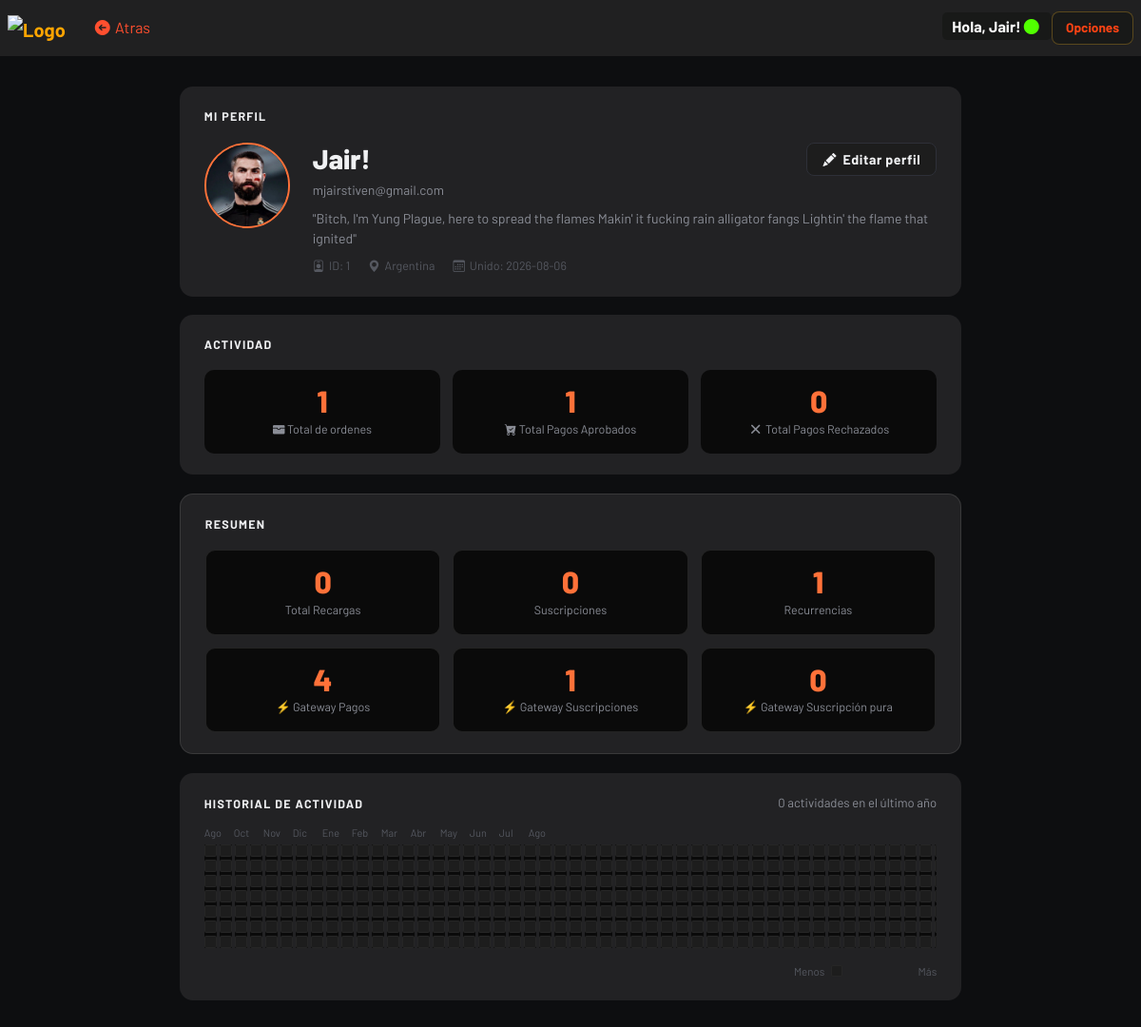
The app's page /views/profile/index.php (signed in) with its own data.
### tables this page shows
CREATE TABLE `users` (
  `id` int(11) NOT NULL,
  `nombre` varchar(120) NOT NULL,
  `correo` varchar(255) NOT NULL,
  `usuario` varchar(100) NOT NULL,
  `contraseña` varchar(255) NOT NULL,
  `profile_image` varchar(255) DEFAULT NULL,
  `bio` text DEFAULT NULL,
  `location` varchar(100) DEFAULT NULL,
  `created_at` timestamp NOT NULL DEFAULT current_timestamp()
);

### views/profile/index.php (the view, shortened to what this page needs)
    <?php
require_once '../../php/conexion_be.php';
$user_id = intval($_SESSION['user_id'] ?? 0);
$row     = mysqli_fetch_assoc(mysqli_query($conexion, "SELECT * FROM users WHERE id = '$user_id'"));
$correo   = mysqli_real_escape_string($conexion, $row['correo']);
$total_ordenes        = mysqli_fetch_assoc(mysqli_query($conexion, "SELECT COUNT(*) as total FROM ordenes WHERE correo = '$correo'"))['total'];
$total_aprobadas_ord   = mysqli_fetch_assoc(mysqli_query($conexion, "SELECT COUNT(*) as total FROM ordenes WHERE correo = '$correo' AND estado = 'aprobada'"))['total'];
$total_rechazadas_ord  = mysqli_fetch_assoc(mysqli_query($conexion, "SELECT COUNT(*) as total FROM ordenes WHERE correo = '$correo' AND estado = 'rechazada'"))['total'];
$total_subs           = mysqli_fetch_assoc(mysqli_query($conexion, "SELECT COUNT(*) as total FROM suscripciones WHERE usuario_id = '$correo'"))['total'];
$total_aprobadas_subs  = mysqli_fetch_assoc(mysqli_query($conexion, "SELECT COUNT(*) as total FROM suscripciones WHERE usuario_id = '$correo' AND estado = 'aprobada'"))['total'];
$total_rechazadas_subs = mysqli_fetch_assoc(mysqli_query($conexion, "SELECT COUNT(*) as total FROM suscripciones WHERE usuario_id = '$correo' AND estado = 'rechazada'"))['total'];
$total_recurrencias      = mysqli_fetch_assoc(mysqli_query($conexion, "SELECT COUNT(*) as total FROM recurrencias WHERE usuario_id = '$correo'"))['total'];
$total_aprobadas_rec     = mysqli_fetch_assoc(mysqli_query($conexion, "SELECT COUNT(*) as total FROM recurrencias WHERE usuario_id = '$correo' AND estado = 'aprobada'"))['total'];
$total_rechazadas_rec    = mysqli_fetch_assoc(mysqli_query($conexion, "SELECT COUNT(*) as total FROM recurrencias WHERE usuario_id = '$correo' AND estado = 'rechazada'"))['total'];
$total_ordenes_pago       = $total_ordenes + $total_subs + $total_recurrencias;
$total_aprobadas          = $total_aprobadas_ord + $total_aprobadas_subs + $total_aprobadas_rec;
$total_ordenes_rechazadas = $total_rechazadas_ord + $total_rechazadas_subs + $total_rechazadas_rec;
$total_gw_ordenes   = mysqli_fetch_assoc(mysqli_query($conexion, "SELECT COUNT(*) as total FROM gateway_ordenes WHERE correo = '$correo'"))['total'] ?? 0;
$total_gw_subs      = mysqli_fetch_assoc(mysqli_query($conexion, "SELECT COUNT(*) as total FROM gateway_suscripciones WHERE correo = '$correo'"))['total'] ?? 0;
$total_gw_suscription = mysqli_fetch_assoc(mysqli_query($conexion, "SELECT COUNT(*) as total FROM gateway_suscription WHERE correo = '$correo'"))['total'] ?? 0;
?>
<!DOCTYPE html>
<html lang="es">
<head>
    <link href="https://cdn.jsdelivr.net/npm/bootstrap@5.3.2/dist/css/bootstrap.min.css" rel="stylesheet">
    <link href="https://cdn.jsdelivr.net/npm/bootstrap-icons/font/bootstrap-icons.css" rel="stylesheet">
    <link href="https://googleapis.com" rel="stylesheet">
    <link rel="stylesheet" href="https://cdnjs.cloudflare.com/ajax/libs/font-awesome/7.0.1/css/all.min.css">
</head>
<body>
    <nav class="navbar navbar-dark navbar-expand-lg px-2">
        <a class="navbar-brand fw-bold" href="../../home.php" style="color: orange;">
            <img src="../assets/icons/icono.png" alt="Logo" style="width: 30px;">
        </a>
        <a href="../../home.php" class="btn" style="color: #ff4f2f;"><i class="fa-solid fa-circle-arrow-left"></i> Atras</a>
        <div class="ms-auto">
            <span style="background-color: hsla(120,2%,10%,0.84); padding: 5px 10px; border-radius: 5px; font-weight: bold; color: #fff;">
                <?= isset($_SESSION['usuario']) ? "Hola, " . htmlspecialchars($_SESSION['usuario']) : "Invitado" ?>
                <i class="bi bi-circle-fill" style="color: #51ff00;"></i>
            </span>
            <div class="dropdown">
                <button class="dropbtn">Opciones</button>
            </div>
        </div>
    </nav>
    <div class="profile-layout">
        <div class="pcard">
            <div class="pcard-title">Mi Perfil</div>
            <div class="profile-header">
                <?php if (!empty($row['profile_image']) && file_exists('../../uploads/' . $row['profile_image'])): ?>
                    <img src="../../uploads/<?= htmlspecialchars($row['profile_image']) ?>" class="avatar-img" alt="Foto">
                <?php else: ?>
                    <div class="avatar-initials"><?= strtoupper(substr($row['usuario'], 0, 1)) ?></div>
                <?php endif; ?>
                <div class="profile-info">
                    <div class="profile-top-row">
                        <div class="profile-name"><?= htmlspecialchars($row['usuario']) ?></div>
                        <a href="edit_profile.php" class="btn-edit">
                            <i class="bi bi-pencil-fill"></i> Editar perfil
                        </a>
                    </div>
                    <div class="profile-correo"><?= htmlspecialchars($row['correo']) ?></div>
                    <?php if (!empty($row['bio'])): ?>
                    <div class="profile-bio">"<?= htmlspecialchars($row['bio']) ?>"</div>
                    <?php endif; ?>
                    <div class="profile-meta">
                        <span class="meta-item"><i class="bi bi-person-badge"></i> ID: <?= htmlspecialchars($row['id']) ?></span>
                        <?php if (!empty($row['location'])): ?>
                        <span class="meta-item"><i class="bi bi-geo-alt-fill"></i> <?= htmlspecialchars($row['location']) ?></span>
                        <?php endif; ?>
                        <span class="meta-item"><i class="bi bi-calendar3"></i> Unido: <?= htmlspecialchars(substr($row['created_at'] ?? 'N/A', 0, 10)) ?></span>
                    </div>
                </div>
            </div>
        </div>
        <div class="pcard">
            <div class="pcard-title">Actividad</div>
            <div class="activity-grid">
                <div class="activity-box">
                    <div class="activity-num"><?= $total_ordenes_pago ?></div>
                    <div class="activity-label"><i class="bi bi-wallet-fill "></i> Total de ordenes</div>
                </div>
                <div class="activity-box">
                    <div class="activity-num"><?= $total_aprobadas ?></div>
                    <div class="activity-label"><i class="bi bi-cart-check-fill"></i> Total Pagos Aprobados</div>
                </div>
                <div class="activity-box">
                    <div class="activity-num"><?= $total_ordenes_rechazadas?></div>
                    <div class="activity-label"><i class="fa-solid fa-xmark "></i> Total Pagos Rechazados</div>
                </div>
            </div>
        </div>
        <div class="resumencard">
            <div class="pcard-title">Resumen</div>
            <div class="summary-grid">
                <div class="summary-box">
                    <div class="summary-num"><?= $total_ordenes ?></div>
                    <div class="summary-label">Total Recargas</div>
                </div>
                <div class="summary-box">
                    <div class="summary-num"><?= $total_subs ?></div>
                    <div class="summary-label">Suscripciones</div>
                </div>
                <div class="summary-box">
                    <div class="summary-num"><?= $total_recurrencias ?></div>
                    <div class="summary-label">Recurrencias</div>
                </div>
                <div class="summary-box">
                    <div class="summary-num"><?= $total_gw_ordenes ?></div>
                    <div class="summary-label">⚡ Gateway Pagos</div>
                </div>
                <div class="summary-box">
                    <div class="summary-num"><?= $total_gw_subs ?></div>
                    <div class="summary-label">⚡ Gateway Suscripciones</div>
                </div>
                <div class="summary-box">
                    <div class="summary-num"><?= $total_gw_suscription ?></div>
                    <div class="summary-label">⚡ Gateway Suscripción pura</div>
                </div>
            </div>
        </div>
        <div class="pcard">
            <div class="calendar-header">
                <div class="pcard-title" style="margin-bottom:0;">Historial de actividad</div>
                <div class="calendar-total" id="calTotal"></div>
            </div>
            <div class="calendar-scroll">
                <div class="cal-months" id="calMonths"></div>
                <div class="calendar-grid" id="calGrid"></div>
            </div>
            <div class="cal-legend">
                <span>Menos</span>
                <div class="cal-legend-cell" style="background:var(--bg-card); border:1px solid rgba(255,255,255,0.04);"></div>
                <div class="cal-legend-cell level-1"></div>
                <div class="cal-legend-cell level-2"></div>
                <div class="cal-legend-cell level-3"></div>
                <div class="cal-legend-cell level-4"></div>
                <span>Más</span>
            </div>
        </div>
    </div>
</body>
</html>

### records on screen
users: profile_image (picture), usuario "Jair!", correo "mjairstiven@gmail.com", bio "Bitch, I'm Yung Plague, here to spread the flames Makin' it fucking rain alligator fangs Lightin' the flame that ignited", id "1", location "Argentina", created_at "2026-08-06"

### other values on screen
$_SESSION['usuario'] "Jair!"
$total_ordenes_pago "1"
$total_aprobadas "1"
$total_ordenes_rechazadas "0"
$total_ordenes "0"
$total_subs "0"
$total_recurrencias "1"
$total_gw_ordenes "4"
$total_gw_subs "1"
$total_gw_suscription "0"
